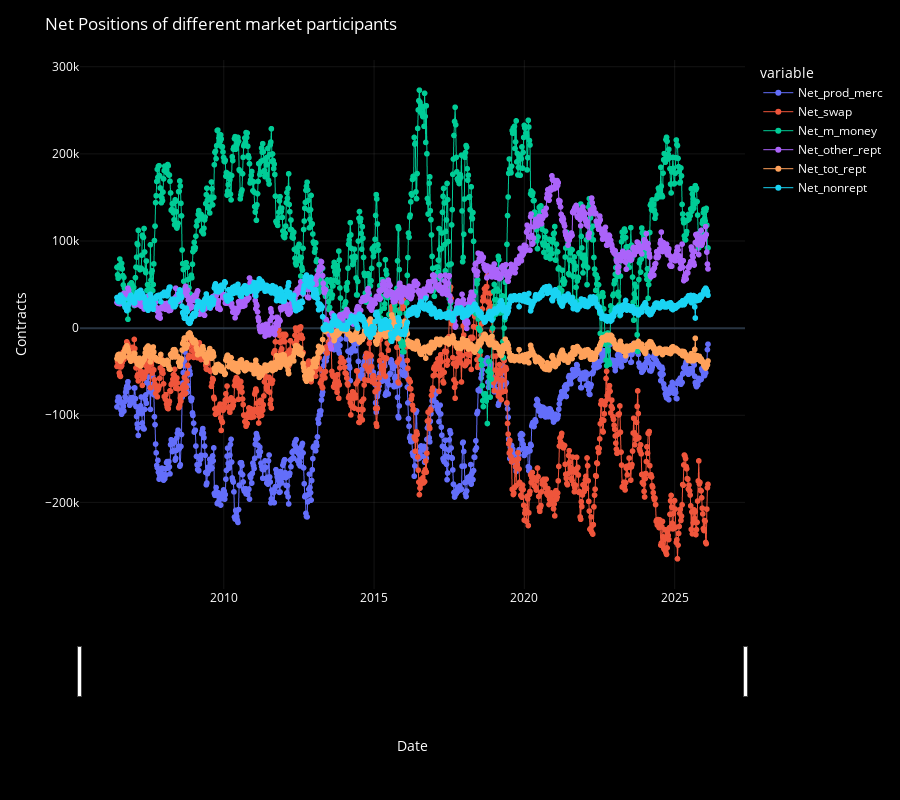

The cell this chart's notebook holds for it:
### Markdown cell above
# **Plots**

### Code cell
plot_df_line_chart(
    df = df_net,
    chart_title = "Net Positions of different market participants"
)

### Figure 1 — Plotly figure (JSON) as saved in the notebook; plotly's stock layout.template omitted (floating-point values rounded to 4 significant figures; data arrays with more than 128 entries replaced by an {"elided": "..."} marker saying what was removed)
{"data": [{"hovertemplate": "<b>%{fullData.name}</b><br>%{y:.2f}<extra></extra>", "legendgroup": "Net_prod_merc", "line": {"color": "#636efa", "dash": "solid", "width": 1}, "marker": {"symbol": "circle"}, "mode": "lines+markers", "name": "Net_prod_merc", "showlegend": true, "x": {"elided": "1027 str values"}, "xaxis": "x", "y": {"elided": "1027 int values"}, "yaxis": "y", "type": "scattergl"}, {"hovertemplate": "<b>%{fullData.name}</b><br>%{y:.2f}<extra></extra>", "legendgroup": "Net_swap", "line": {"color": "#EF553B", "dash": "solid", "width": 1}, "marker": {"symbol": "circle"}, "mode": "lines+markers", "name": "Net_swap", "showlegend": true, "x": {"elided": "1027 str values"}, "xaxis": "x", "y": {"elided": "1027 int values"}, "yaxis": "y", "type": "scattergl"}, {"hovertemplate": "<b>%{fullData.name}</b><br>%{y:.2f}<extra></extra>", "legendgroup": "Net_m_money", "line": {"color": "#00cc96", "dash": "solid", "width": 1}, "marker": {"symbol": "circle"}, "mode": "lines+markers", "name": "Net_m_money", "showlegend": true, "x": {"elided": "1027 str values"}, "xaxis": "x", "y": {"elided": "1027 int values"}, "yaxis": "y", "type": "scattergl"}, {"hovertemplate": "<b>%{fullData.name}</b><br>%{y:.2f}<extra></extra>", "legendgroup": "Net_other_rept", "line": {"color": "#ab63fa", "dash": "solid", "width": 1}, "marker": {"symbol": "circle"}, "mode": "lines+markers", "name": "Net_other_rept", "showlegend": true, "x": {"elided": "1027 str values"}, "xaxis": "x", "y": {"elided": "1027 int values"}, "yaxis": "y", "type": "scattergl"}, {"hovertemplate": "<b>%{fullData.name}</b><br>%{y:.2f}<extra></extra>", "legendgroup": "Net_tot_rept", "line": {"color": "#FFA15A", "dash": "solid", "width": 1}, "marker": {"symbol": "circle"}, "mode": "lines+markers", "name": "Net_tot_rept", "showlegend": true, "x": {"elided": "1027 str values"}, "xaxis": "x", "y": {"elided": "1027 int values"}, "yaxis": "y", "type": "scattergl"}, {"hovertemplate": "<b>%{fullData.name}</b><br>%{y:.2f}<extra></extra>", "legendgroup": "Net_nonrept", "line": {"color": "#19d3f3", "dash": "solid", "width": 1}, "marker": {"symbol": "circle"}, "mode": "lines+markers", "name": "Net_nonrept", "showlegend": true, "x": {"elided": "1027 str values"}, "xaxis": "x", "y": {"elided": "1027 int values"}, "yaxis": "y", "type": "scattergl"}], "layout": {"xaxis": {"anchor": "y", "domain": [0.0, 1.0], "title": {"text": "Date"}, "rangeslider": {"visible": true}, "showgrid": true, "gridcolor": "rgba(255,255,255,0.08)"}, "yaxis": {"anchor": "x", "domain": [0.0, 1.0], "title": {"text": "Contracts"}, "showgrid": true, "gridcolor": "rgba(255,255,255,0.08)", "fixedrange": false}, "legend": {"title": {"text": "variable"}, "tracegroupgap": 0, "itemclick": "toggle", "itemdoubleclick": "toggleothers", "bgcolor": "rgba(0,0,0,0)"}, "margin": {"t": 60}, "font": {"color": "white", "size": 12}, "title": {"text": "Net Positions of different market participants"}, "paper_bgcolor": "black", "plot_bgcolor": "black", "height": 800, "dragmode": "zoom"}}
